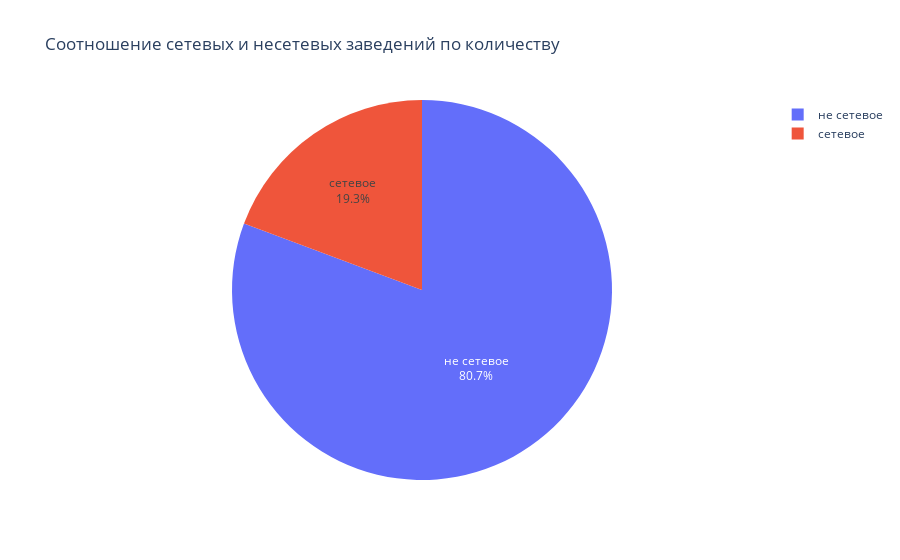

The notebook cell this image was saved under:
### Code cell
chain_object = [
    'сетевое',
    'не сетевое'
]
values = rest_group_chain_object
fig = go.Figure(data=[go.Pie(labels=chain_object, values=values, textinfo='label+percent')])
fig.update_layout(title_text='Cоотношение сетевых и несетевых заведений по количеству')
fig.show()

### Figure 1 — Plotly figure (JSON) as saved in the notebook; plotly's stock layout.template omitted (floating-point values rounded to 4 significant figures)
{"data": [{"labels": ["сетевое", "не сетевое"], "textinfo": "label+percent", "type": "pie", "values": [2968, 12398]}], "layout": {"title": {"text": "Cоотношение сетевых и несетевых заведений по количеству"}}}
